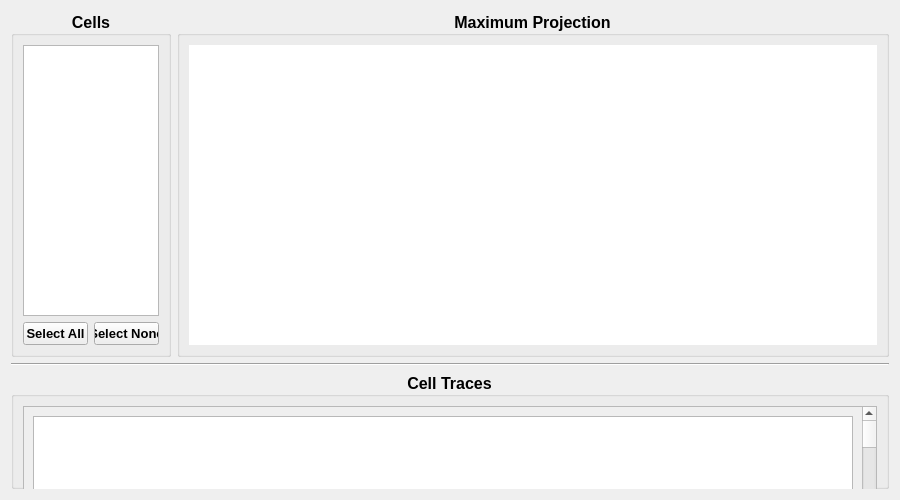
<?xml version="1.0" encoding="UTF-8"?>
<ui version="4.0">
 <class>manual_curaiton_window</class>
 <widget class="QFrame" name="manual_curaiton_window">
  <property name="geometry">
   <rect>
    <x>0</x>
    <y>0</y>
    <width>900</width>
    <height>500</height>
   </rect>
  </property>
  <property name="sizePolicy">
   <sizepolicy hsizetype="Preferred" vsizetype="Preferred">
    <horstretch>0</horstretch>
    <verstretch>0</verstretch>
   </sizepolicy>
  </property>
  <property name="minimumSize">
   <size>
    <width>600</width>
    <height>0</height>
   </size>
  </property>
  <property name="font">
   <font>
    <family>Arial</family>
    <pointsize>12</pointsize>
    <bold>true</bold>
   </font>
  </property>
  <property name="windowTitle">
   <string>Manual Curation</string>
  </property>
  <property name="toolTip">
   <string notr="true"/>
  </property>
  <property name="statusTip">
   <string notr="true"/>
  </property>
  <property name="whatsThis">
   <string notr="true"/>
  </property>
  <property name="accessibleName">
   <string notr="true"/>
  </property>
  <property name="accessibleDescription">
   <string notr="true"/>
  </property>
  <property name="windowFilePath">
   <string notr="true"/>
  </property>
  <property name="frameShape">
   <enum>QFrame::NoFrame</enum>
  </property>
  <layout class="QVBoxLayout" name="verticalLayout">
   <item>
    <layout class="QHBoxLayout" name="cell_layout_horizontal">
     <item>
      <widget class="QGroupBox" name="cell_list_group">
       <property name="sizePolicy">
        <sizepolicy hsizetype="Preferred" vsizetype="Preferred">
         <horstretch>0</horstretch>
         <verstretch>0</verstretch>
        </sizepolicy>
       </property>
       <property name="maximumSize">
        <size>
         <width>160</width>
         <height>16777215</height>
        </size>
       </property>
       <property name="font">
        <font>
         <family>Arial</family>
         <pointsize>12</pointsize>
         <bold>true</bold>
        </font>
       </property>
       <property name="toolTip">
        <string notr="true"/>
       </property>
       <property name="statusTip">
        <string notr="true"/>
       </property>
       <property name="whatsThis">
        <string notr="true"/>
       </property>
       <property name="accessibleName">
        <string notr="true"/>
       </property>
       <property name="accessibleDescription">
        <string notr="true"/>
       </property>
       <property name="title">
        <string>Cells</string>
       </property>
       <property name="alignment">
        <set>Qt::AlignCenter</set>
       </property>
       <layout class="QVBoxLayout" name="cell_list_vertical_layout">
        <item>
         <widget class="QListWidget" name="cell_list">
          <property name="maximumSize">
           <size>
            <width>150</width>
            <height>16777215</height>
           </size>
          </property>
          <property name="toolTip">
           <string notr="true"/>
          </property>
          <property name="statusTip">
           <string notr="true"/>
          </property>
          <property name="whatsThis">
           <string notr="true"/>
          </property>
          <property name="accessibleName">
           <string notr="true"/>
          </property>
          <property name="accessibleDescription">
           <string notr="true"/>
          </property>
         </widget>
        </item>
        <item>
         <layout class="QHBoxLayout" name="cell_list_control_horizontal">
          <item>
           <widget class="QPushButton" name="select_all_button">
            <property name="font">
             <font>
              <family>Arial</family>
              <pointsize>10</pointsize>
              <bold>true</bold>
             </font>
            </property>
            <property name="toolTip">
             <string notr="true"/>
            </property>
            <property name="statusTip">
             <string notr="true"/>
            </property>
            <property name="whatsThis">
             <string notr="true"/>
            </property>
            <property name="accessibleName">
             <string notr="true"/>
            </property>
            <property name="accessibleDescription">
             <string notr="true"/>
            </property>
            <property name="text">
             <string>Select All</string>
            </property>
           </widget>
          </item>
          <item>
           <widget class="QPushButton" name="select_none_button">
            <property name="font">
             <font>
              <family>Arial</family>
              <pointsize>10</pointsize>
              <bold>true</bold>
             </font>
            </property>
            <property name="toolTip">
             <string notr="true"/>
            </property>
            <property name="statusTip">
             <string notr="true"/>
            </property>
            <property name="whatsThis">
             <string notr="true"/>
            </property>
            <property name="accessibleName">
             <string notr="true"/>
            </property>
            <property name="accessibleDescription">
             <string notr="true"/>
            </property>
            <property name="text">
             <string>Select None</string>
            </property>
           </widget>
          </item>
         </layout>
        </item>
       </layout>
      </widget>
     </item>
     <item>
      <widget class="QGroupBox" name="max_projection_group">
       <property name="toolTip">
        <string notr="true"/>
       </property>
       <property name="statusTip">
        <string notr="true"/>
       </property>
       <property name="whatsThis">
        <string notr="true"/>
       </property>
       <property name="accessibleName">
        <string notr="true"/>
       </property>
       <property name="accessibleDescription">
        <string notr="true"/>
       </property>
       <property name="title">
        <string>Maximum Projection</string>
       </property>
       <property name="alignment">
        <set>Qt::AlignCenter</set>
       </property>
       <layout class="QVBoxLayout" name="max_projection_vertical_layout">
        <item>
         <widget class="QGraphicsView" name="max_projection_view">
          <property name="minimumSize">
           <size>
            <width>400</width>
            <height>300</height>
           </size>
          </property>
          <property name="toolTip">
           <string notr="true"/>
          </property>
          <property name="statusTip">
           <string notr="true"/>
          </property>
          <property name="whatsThis">
           <string notr="true"/>
          </property>
          <property name="accessibleDescription">
           <string notr="true"/>
          </property>
          <property name="frameShape">
           <enum>QFrame::NoFrame</enum>
          </property>
         </widget>
        </item>
       </layout>
      </widget>
     </item>
    </layout>
   </item>
   <item>
    <widget class="Line" name="horizontal_div">
     <property name="toolTip">
      <string notr="true"/>
     </property>
     <property name="statusTip">
      <string notr="true"/>
     </property>
     <property name="whatsThis">
      <string notr="true"/>
     </property>
     <property name="accessibleDescription">
      <string notr="true"/>
     </property>
     <property name="orientation">
      <enum>Qt::Horizontal</enum>
     </property>
    </widget>
   </item>
   <item>
    <widget class="QGroupBox" name="cell_traces_group">
     <property name="minimumSize">
      <size>
       <width>0</width>
       <height>110</height>
      </size>
     </property>
     <property name="toolTip">
      <string notr="true"/>
     </property>
     <property name="statusTip">
      <string notr="true"/>
     </property>
     <property name="whatsThis">
      <string notr="true"/>
     </property>
     <property name="accessibleDescription">
      <string notr="true"/>
     </property>
     <property name="title">
      <string>Cell Traces</string>
     </property>
     <property name="alignment">
      <set>Qt::AlignCenter</set>
     </property>
     <property name="flat">
      <bool>false</bool>
     </property>
     <layout class="QGridLayout" name="cell_traces_grid_layout">
      <item row="0" column="0">
       <widget class="QScrollArea" name="cell_trace_scroll_area">
        <property name="minimumSize">
         <size>
          <width>0</width>
          <height>110</height>
         </size>
        </property>
        <property name="toolTip">
         <string notr="true"/>
        </property>
        <property name="statusTip">
         <string notr="true"/>
        </property>
        <property name="whatsThis">
         <string notr="true"/>
        </property>
        <property name="accessibleDescription">
         <string notr="true"/>
        </property>
        <property name="widgetResizable">
         <bool>true</bool>
        </property>
        <widget class="QWidget" name="scroll_area_contents">
         <property name="geometry">
          <rect>
           <x>0</x>
           <y>0</y>
           <width>858</width>
           <height>320</height>
          </rect>
         </property>
         <property name="toolTip">
          <string notr="true"/>
         </property>
         <property name="statusTip">
          <string notr="true"/>
         </property>
         <property name="whatsThis">
          <string notr="true"/>
         </property>
         <property name="accessibleDescription">
          <string notr="true"/>
         </property>
         <property name="autoFillBackground">
          <bool>true</bool>
         </property>
         <layout class="QVBoxLayout" name="scroll_area_vertical_layout">
          <item>
           <widget class="QGraphicsView" name="cell_trace_graphic_1">
            <property name="minimumSize">
             <size>
              <width>0</width>
              <height>100</height>
             </size>
            </property>
            <property name="toolTip">
             <string notr="true"/>
            </property>
            <property name="statusTip">
             <string notr="true"/>
            </property>
            <property name="whatsThis">
             <string notr="true"/>
            </property>
            <property name="accessibleDescription">
             <string notr="true"/>
            </property>
           </widget>
          </item>
          <item>
           <widget class="QGraphicsView" name="cell_trace_graphic_3">
            <property name="minimumSize">
             <size>
              <width>0</width>
              <height>100</height>
             </size>
            </property>
            <property name="toolTip">
             <string notr="true"/>
            </property>
            <property name="statusTip">
             <string notr="true"/>
            </property>
            <property name="whatsThis">
             <string notr="true"/>
            </property>
            <property name="accessibleDescription">
             <string notr="true"/>
            </property>
           </widget>
          </item>
          <item>
           <widget class="QGraphicsView" name="cell_trace_graphic_2">
            <property name="minimumSize">
             <size>
              <width>0</width>
              <height>100</height>
             </size>
            </property>
            <property name="toolTip">
             <string notr="true"/>
            </property>
            <property name="statusTip">
             <string notr="true"/>
            </property>
            <property name="whatsThis">
             <string notr="true"/>
            </property>
            <property name="accessibleDescription">
             <string notr="true"/>
            </property>
           </widget>
          </item>
         </layout>
        </widget>
       </widget>
      </item>
     </layout>
    </widget>
   </item>
  </layout>
 </widget>
 <resources/>
 <connections/>
</ui>
